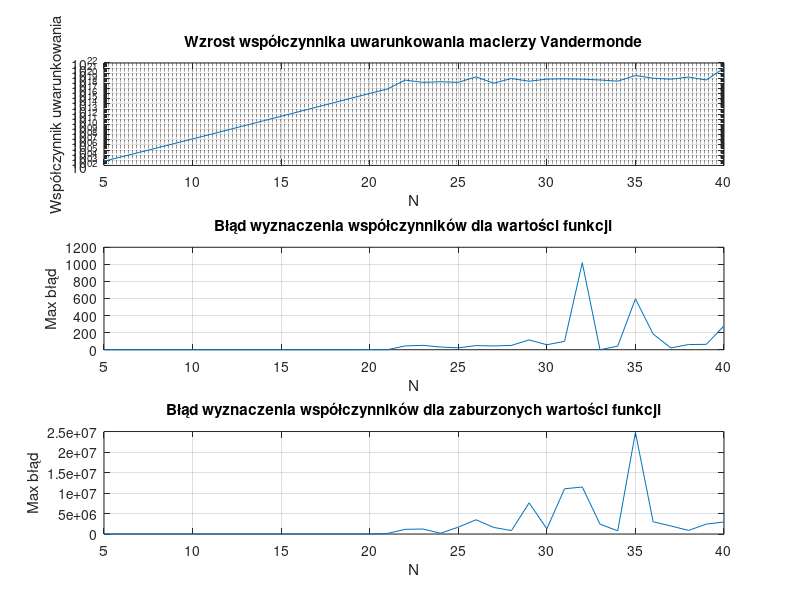

MATLAB code to generate this figure:
function [matrix_condition_numbers, max_coefficients_difference_1, max_coefficients_difference_2] = zadanie3()
    % Zwracane są trzy wektory wierszowe:
    % matrix_condition_numbers - współczynniki uwarunkowania badanych macierzy Vandermonde
    % max_coefficients_difference_1 - maksymalna różnica między referencyjnymi a obliczonymi współczynnikami wielomianu,
    %       gdy b zawiera wartości funkcji liniowej
    % max_coefficients_difference_2 - maksymalna różnica między referencyjnymi a obliczonymi współczynnikami wielomianu,
    %       gdy b zawiera zaburzone wartości funkcji liniowej

    N = 5:40;

    %% chart 1
    matrix_condition_numbers = zeros(1, length(N));

    for i = 1:length(N)
        ni = N(i);
        V = vandermonde_matrix(ni);
        matrix_condition_numbers(i) = cond(V);
    end

    %% chart 2
    a1 = randi([20,30]);
    max_coefficients_difference_1 = zeros(1, length(N));

    for i = 1:length(N)
        ni = N(i);
        V = vandermonde_matrix(ni);
        b = linspace(0,a1,ni)';
        reference_coefficients = [ 0; a1; zeros(ni-2,1) ];

        calculated_coefficients = V \ b;

        max_coefficients_difference_1(i) = max(abs(calculated_coefficients-reference_coefficients));
    end

    %% chart 3
    max_coefficients_difference_2 = zeros(1, length(N));

    for i = 1:length(N)
        ni = N(i);
        V = vandermonde_matrix(ni);
        b = linspace(0,a1,ni)' + rand(ni,1)*1e-10;
        reference_coefficients = [ 0; a1; zeros(ni-2,1) ];

        calculated_coefficients = V \ b;

        max_coefficients_difference_2(i) = max(abs(calculated_coefficients-reference_coefficients));
    end
    
    figure;
    
    % Wykres 1
    subplot(3,1,1);
    semilogy(N, matrix_condition_numbers);
    title('Wzrost współczynnika uwarunkowania macierzy Vandermonde');
    xlabel('N');
    ylabel('Współczynnik uwarunkowania');
    grid on;
    
    % Wykres 2
    subplot(3,1,2);
    plot(N, max_coefficients_difference_1);
    title('Błąd wyznaczenia współczynników dla wartości funkcji');
    xlabel('N');
    ylabel('Max błąd');
    grid on;
    
    % Wykres 3
    subplot(3,1,3);
    plot(N, max_coefficients_difference_2);
    title('Błąd wyznaczenia współczynników dla zaburzonych wartości funkcji');
    xlabel('N');
    ylabel('Max błąd');
    grid on;
    print -dpng zadanie3.png 
end

function V = vandermonde_matrix(N)
    x = linspace(0, 1, N);
    V = [];
    for i = 1:N
        V(:,i) = x.^(i-1);
    end
end
